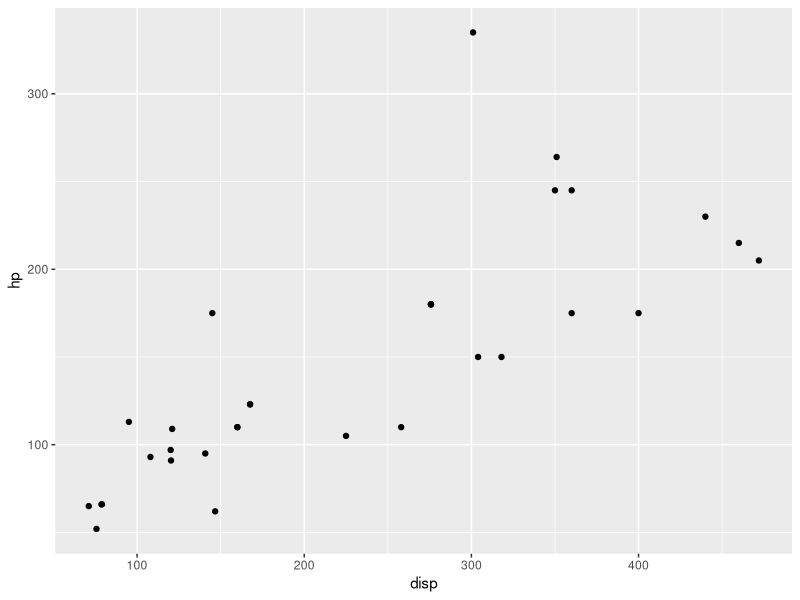
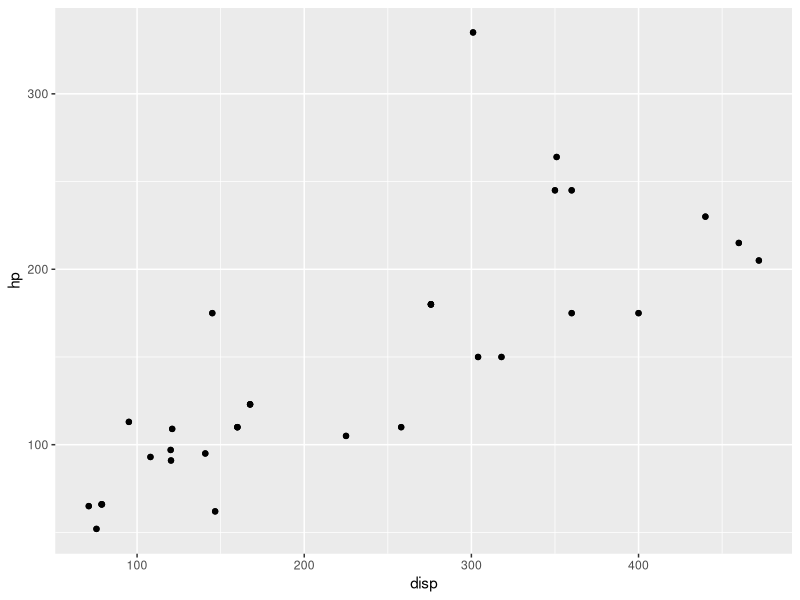
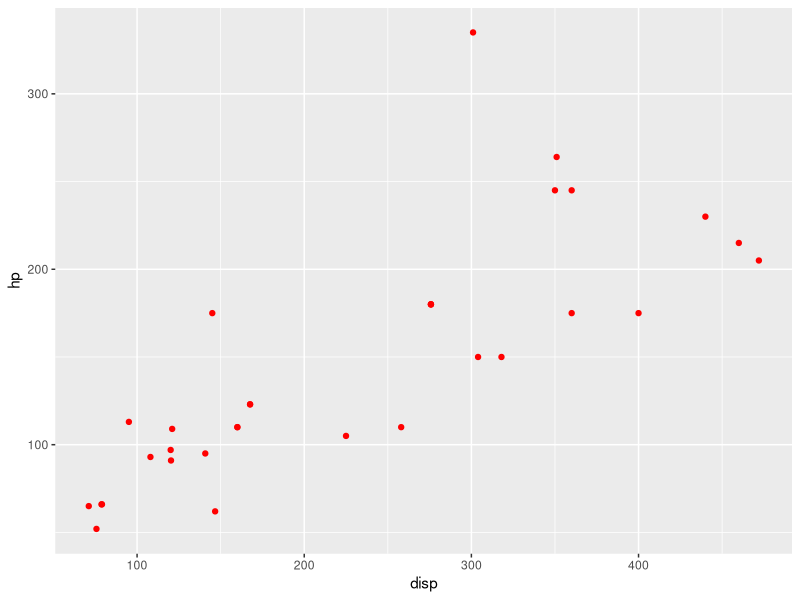
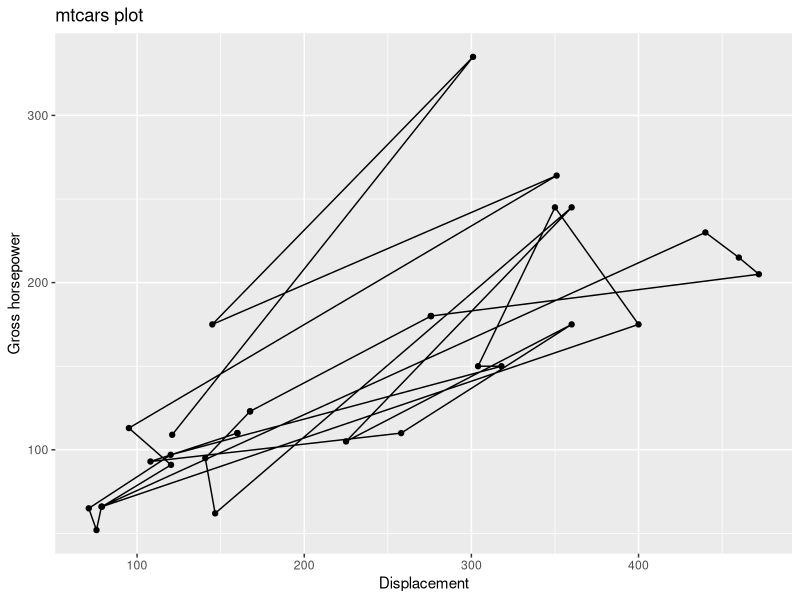
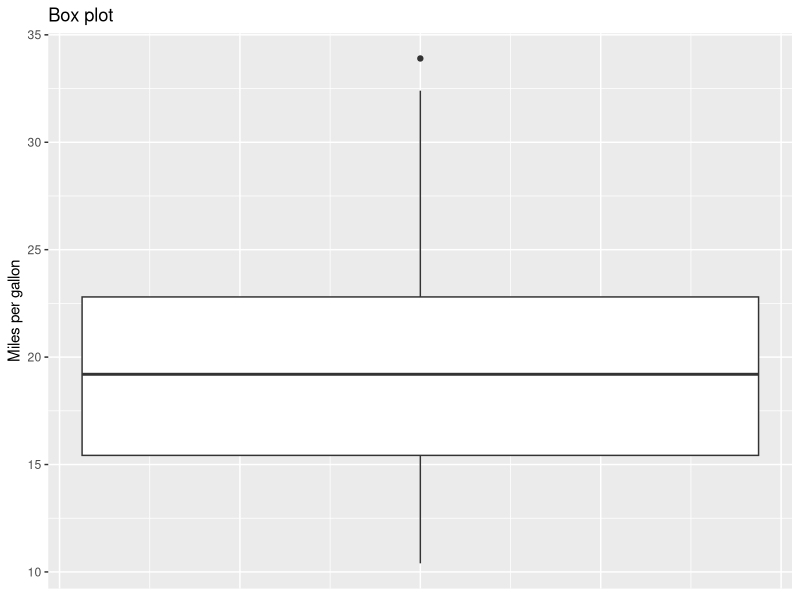
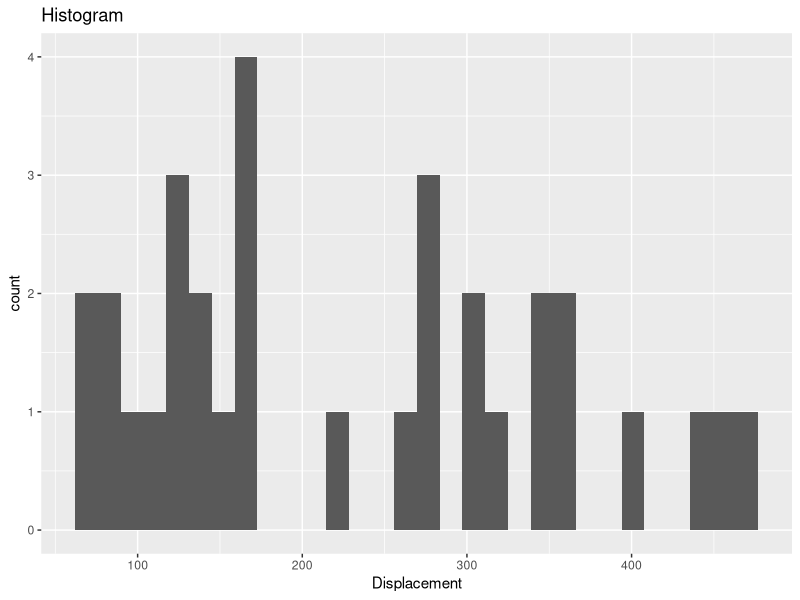
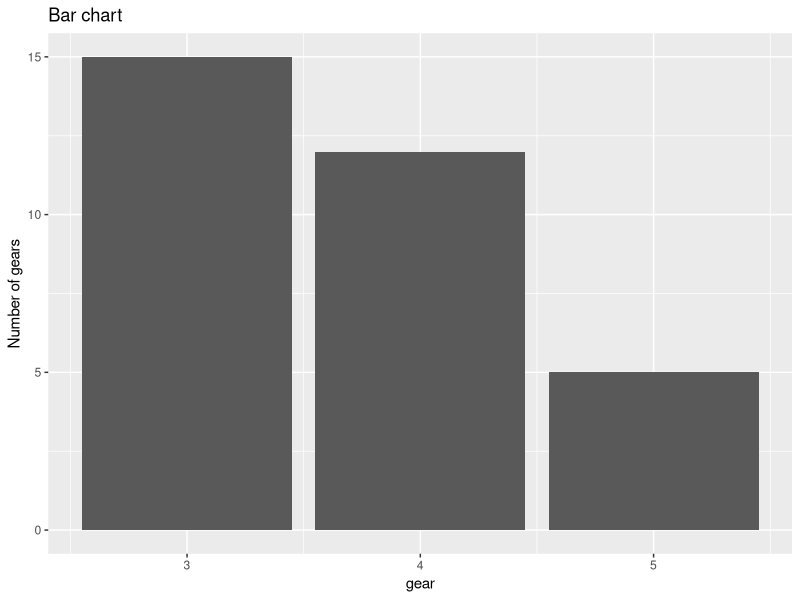

These charts were generated, in order, by the following R code: (Note: this script raises an error after producing the figures.)
#R: A first look course
#Sheet 5: An introduction to the tidyverse
#IT Learning Centre, University of Oxford
#Srinivasa Rao, 2021

#5.1 Packages
# Packages are a way to reuse others' code that is publicly available

# If you're running this on your own computer, the command you need to run is
#install.packages("tidyverse")
# (uncomment it first before running it).  You only need to do this once per computer (unless
# you completely reinstall R or your operating system).

# Load a package
library(tidyverse)

#5.2 Pipes

sum(1:10)
1:10 %>% sum

# You might ask what the point of this is.  The idea is that the pipes clearly show from left to
# right the order of operations, which is convenient when you have long chains of operations.
# For instance, let's reload the iris dataset.

my.iris <- iris
my.iris.num <- my.iris[,-5] #Get rid of the species column

# Then the following are equivalent, but the latter is (I would argue) clearer.

round(mean(apply(my.iris.num, 2, sd)), digits=2)
my.iris.num %>% apply(2, sd) %>% mean %>% round(digits=2)

# especially so when written on separate lines like so
my.iris.num %>% 
  apply(2, sd) %>% 
  mean %>% 
  round(digits=2)

# (We haven't seen the round function yet, but it does what it says on the tin: it rounds things,
# by default to the nearest whole number and using the "digits" parameter to that number of decimal
# places.

# We can store the output of a pipe using the assignment operator, as before.

val <- my.iris.num %>% apply(2, sd) %>% mean %>% round(digits=2)

# If you prefer, you can also type the assignment operator the other way around, and put it at the
# end, like this.

my.iris.num %>% 
  apply(2, sd) %>% 
  mean %>% 
  round(digits=2) -> val

# This preserves the left-to-right ordering more neatly, but for some reason isn't conventional.

# The disadvantage of piping is that it only really works when the thing you want to pass between
# various functions always occurs as the functions' first argument.  The functions in the tidyverse
# are built so that the data frame (or rather, the equivalent to the data frame, as we will
# shortly see) is almost always the first argument.

# One last thing about pipes: if you end a line with a pipe, it's akin to ending a line with
# brackets still open: R will assume your instructions aren't complete.  This lets you break
# piped instructions across multiple lines of code, which is necessary for readability if
# they get really long.

#5.3 Tibbles
# Instead of data frames, the tidyverse uses "tibbles".  The details between them are complex and
# technical; the upshot is that you use a different function to load your data from a CSV file:
# instead of read.csv, we use read_csv.  (There is a convention that tidyverse functions use
# underscores - obtained by pressing Shift+-, the hyphen key to the right of 0 - where base R
# would use dots.)

# Let's try it with our mtcars CSV file.

cars_tib <- read_csv("Data/mtcars.csv")

# Notice that we do actually get printed output this time, which tells us about the columns.
# We can check this worked properly by viewing the top few rows, as before:

head(cars_tib)

# The function has correctly parsed the column headers, and doesn't seem to have incorrectly
# parsed any data-separating commas, so we can go on.

# (Note we could have written the above as

cars_tib <- "Data/mtcars.csv" %>% read_csv
cars_tib %>% head

# if we'd wanted to.)

#5.4 dplyr: manipulating data
# We're now going to go through the commands from sheets 2 and 3, but using the tidyverse.  We'll
# start with the portions concerning manipulating data, where we use the part of the tidyverse
# called dplyr (pronounced "dee-plier").  (The different parts can be loaded as separate packages,
# instead of all together.)

#5.4.1 select
# We can select rows and columns of a tibble by number in the same way as for a data frame.

cars_tib[3,4]
cars_tib[c(1,4,6),]
cars_tib[,-c(1,5)]

# To choose columns by name, we use the select function.

cars_tib %>% select(cyl)
cars_tib %>% select(mpg, disp)

# (These are the same as:

select(cars_tib, cyl)
select(cars_tib, mpg, disp)

# From now on, we will only show the piped method in the cases where that's conventional.)

# There are a few things we can do easily with "select" that we didn't do with base R, because
# they're trickier to achieve in base R.  For instance, we can easily select that we don't want
# a particular column.

cars_no_name <- cars_tib %>% select(!Car) #Remove the car column
head(cars_no_name)

# Here the "!" means "not", like how we used "!=" for "not equal to".

# We can also select columns by properties of the column names:

# EXERCISE 13
# Run the following code.  In a comment after each pair of lines, write what the code does.
cars_starts_d <- cars_tib %>% select(starts_with("d"))
head(cars_starts_d)
#

cars_contains_p <- cars_tib %>% select(contains("p"))
head(cars_contains_p)
#


#5.4.2 filter
# "filter" is the function for selecting rows by their properties.  The syntax for this is a
# little cleaner than the base-R syntax, in some cases!.  We write the code that does the same as
# the filtrations on sheet 2.

# EXERCISE 14
# Check that these do what you'd expect.  (There's no need to write anything!)  Compare with
# the code on Sheet 2.  Which method do you prefer?
cars_tib %>% filter(gear == 4)
cars_tib %>% filter(mpg < 15)
cars_tib %>% filter(carb >= 6)
cars_tib %>% filter(am != 1)
cars_tib %>% filter(str_detect(Car, "^Merc"))
# For "ends with 0", say, you use 'str_detect(Car, "0$")' instead
cars_tib %>% filter(Car >= "T")

#5.4.3 summarise
# We can still run "summary" from base R on tibbles.

cars_tib %>% summary

# What if we wanted the standard deviation of a column, or of several?  We'd use the function
# "summarise" for this.  In the second example, we make sure we remove the column with text first -
# this lets us chain up some pipes.

cars_tib %>% summarise(sd(mpg))
cars_tib %>% select(!Car) %>% summarise(across(everything(),sd)) #(*)

# Compare the second of these to

apply(cars_tib[,-1], 2, sd)

# the non-tidyverse way of doing the same thing.  Sometimes the tidyverse is less tidy!

# (If you prefer the American/Oxford spelling of this word, "summarize" does the same thing!)

# EXERCISE 15
# How would you change the second line marked with (*) above to get the mean of each numeric
# column?




#5.4.4 mutate
# If we want to create new columns as functions of other columns, we use "mutate".  So if we
# wanted the horsepower per cylinder, like before, we'd do:

cars_tib <- cars_tib %>% mutate(hp_per_cyl = hp/cyl)

# (This sort of statement is common in programming, where the same object, in this case "cars_tib",
# appears on both sides of an assignment: it means "take cars_tib, do the appropriate operation on
# it, and then store the result back as 'cars_tib' again, overwriting the previous value".  If we
# don't do the assignment, the new column gets calculated and the result printed, but it doesn't
# get stored anywhere for later use.)

# EXERCISE 16
# Create a column called "gear_plus_carb" that is the sum of the gear and carb columns, like on
# exercise 8.





#5.5 ggplot: prettier plots
# The package "ggplot2" is also part of the tidyverse, though it's also common to see this one
# used independently.  The main reason ggplot sees use is that the plots it makes are prettier,
# though in some ways (particularly choosing colours) they're harder to customise.  "gg", by the
# way, stands for "grammar of graphics".

# In ggplot, plots are defined as objects, like vectors and data frames.  This means it's easy
# to build up plots out of different elements, and return to and modify them.  (If you did the
# optional exercise on linear models, remember how you had to make sure that you'd just plotted
# the right graph, before using "abline"?  No more!)

# The basic function is "ggplot" itself.  Let's initialise a plot object.

plot1 <- ggplot(data = cars_tib, aes(x=disp, y=hp))

# Here we're telling R that any plots we make on that plot object will use data from "cars_tib",
# that the x-axis will be "disp" and the y will be "hp".  The "aes" stands for "aesthetics": i.e.
# the visual characteristics of the plot.

plot1 + geom_point()

# Here we've added the points to plot1, and displayed it.  But notice that this hasn't stored
# the resulting plot anywhere: if you enter "plot1" now into the console, it will just display
# some empty axes.  To store it back under the name "plot1" for later use, we would write:

plot1 <- plot1 + geom_point()

# and then you could enter "plot1" into the console to see it.  Alternatively, you could write

(plot1 <- plot1 + geom_point())

# because brackets around an assignment tell R to then print whatever you've just defined.

# Let's set up the empty axes again, so we can try different types of plot.

plot2 <- ggplot(data = cars_tib, aes(x=disp, y=hp))

# What if we wanted the points to be red, like before?

(plot2 <- plot2 + geom_point(colour="red"))

# Notice we could have made this plot using one long set of instructions:

plot2 <- ggplot(data = cars_tib, aes(x=disp, y=hp)) +
            geom_point(colour="red") + theme(legend.position = "none")

# Here we've ended a line with a "+", which is much like ending a line with a pipe: R knows to
# expect further instructions on the next line.

# What if we wanted axis labels, and maybe also lines between the points?

(plot3 <- ggplot(data = cars_tib, aes(x=disp, y=hp)) +
            geom_point() + geom_path() + #Add points, then lines
            labs(x = "Displacement", y= "Gross horsepower", title = "mtcars plot"))

# ggplot actually has a function which automatically joins the points in left-to-right order:
# it's called "geom_line".

# Let's round up the other types of plot.  We'll just provide the sample code here, without
# much commentary.

# EXERCISE 17
# Run the code below to see what it does.  Add any comments you feel are necessary.
(box_plot <- ggplot(data = cars_tib, aes(y=mpg)) + geom_boxplot() +
              labs(y = "Miles per gallon", title = "Box plot") +
              theme(axis.text.x=element_blank(), axis.ticks.x = element_blank())
                                  #Remove meaningless x-axis
)
(hist <- ggplot(data= cars_tib, aes(x=disp)) + geom_histogram() +
              labs(x = "Displacement", title = "Histogram") )

(bar_chart <- ggplot(data = cars_tib, aes(x=gear)) + geom_bar() +
              labs(y = "Number of gears", title = "Bar chart"))
      #Notice we don't have to make a frequency table first any more!

# I've not provided the sample code for making a pie chart because ggplot REALLY doesn't want
# you to make pie charts: you have to make a stacked bar chart first, and then wrap one of the axes
# around into a circle.  I told you statisticians hated pie charts with a passion!

# EXERCISE 18 (for the bold)
# This is the code from Exercise 12, but rewritten to use tidyverse methods.  I've skipped many
# of the lines, replacing them with a lettered comment saying what they should do.  Can you
# fill in the blanks?

my_iris <- as_tibble(iris) #Loads the dataset "iris"
head(my_iris) #Displays the first few lines of the data
summary(my_iris) #Displays summary statistics for the columns.
# We'll skip the pairs plot entirely: it's a little tricky to do in ggplot

#(a) Make a bar chart of Species
#(b) Find the standard deviations of the numerical columns
#(c) Create new columns called "Sepal.Ratio", which is Sepal.Length/Sepal.Width, and
#    "Petal.Ratio", the equivalent for petals.

long_form <- my_iris %>% pivot_longer(cols = contains("Ratio"), names_to = "type") %>%
  select(Species, type, value)
(box_plot <- ggplot(data = long_form, aes(x=type, y=value)) + geom_boxplot())
#Makes a box plot of the two ratios on one plot

#(d) Make a scatter plot with Sepal.Ratio on the x-axis and Petal.Ratio on the y-axis,
#    with axes labelled

(with_colour <- ggplot(data = my_iris, aes(x=Sepal.Ratio, y=Petal.Ratio)) +
    geom_point(aes(colour = Species)) +
    labs(x="Sepal ratio", y="Petal ratio"))
#Remakes previous plot but with points colour-coded by species

#(e) Create a new tibble with just the virginica irises
#(f) Make a scatter plot of just the virginica ratios, with axes labelled and with the
#    main title "Virginica only"; store it as "pvs_vir".

pvs_vir + geom_smooth(method = 'lm')
#Adds trend line using a linear model (as discussed in optional Section 3.3)




























